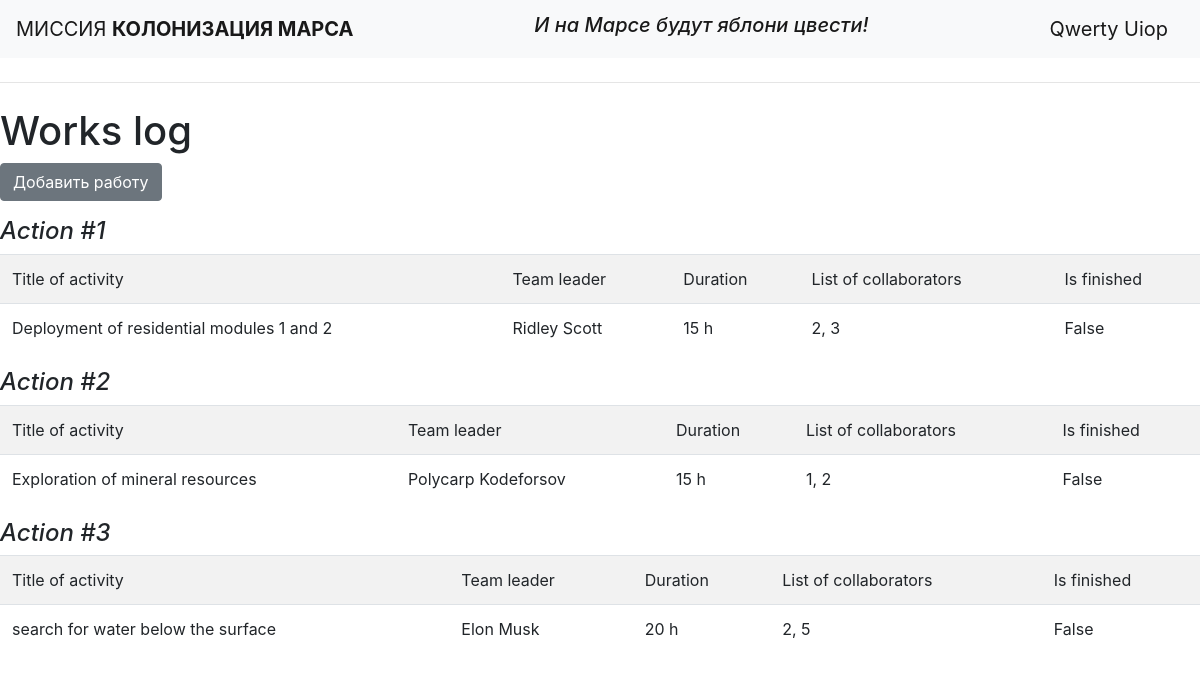
/ (signed in), run on the app's committed database.
### data/users.py (models this page shows, shortened)
class User(SqlAlchemyBase, UserMixin):
    __tablename__ = 'users'
    id = sqlalchemy.Column(sqlalchemy.Integer, primary_key=True, autoincrement=True)
    surname = sqlalchemy.Column(sqlalchemy.String)
    name = sqlalchemy.Column(sqlalchemy.String)
    age = sqlalchemy.Column(sqlalchemy.Integer)
    position = sqlalchemy.Column(sqlalchemy.String)
    speciality = sqlalchemy.Column(sqlalchemy.String)
    address = sqlalchemy.Column(sqlalchemy.String)
    email = sqlalchemy.Column(sqlalchemy.String, unique=True)
    hashed_password = sqlalchemy.Column(sqlalchemy.String)
    modified_date = sqlalchemy.Column(sqlalchemy.DateTime, default=datetime.datetime.now)

### data/jobs.py (models this page shows)
class Jobs(SqlAlchemyBase):
    __tablename__ = 'jobs'
    id = sqlalchemy.Column(sqlalchemy.Integer, primary_key=True, autoincrement=True)
    team_leader = sqlalchemy.Column(sqlalchemy.Integer)
    job = sqlalchemy.Column(sqlalchemy.String)
    work_size = sqlalchemy.Column(sqlalchemy.Integer)
    collaborators = sqlalchemy.Column(sqlalchemy.String)
    start_date = sqlalchemy.Column(sqlalchemy.DateTime, default=datetime.datetime.now)
    end_date = sqlalchemy.Column(sqlalchemy.DateTime)
    is_finished = sqlalchemy.Column(sqlalchemy.Boolean)

### main.py (the view)
@app.route("/")
def index():
    db_sess = db_session.create_session()
    return render_template("index.html", jobs=db_sess.query(Jobs), users=db_sess.query(User))

### data/db_session.py (called while the page is built)
def create_session() -> Session:
    global __factory
    return __factory()

### main.py (called while the page is built)
@login_manager.user_loader
def load_user(user_id):
    db_sess = db_session.create_session()
    return db_sess.query(User).get(user_id)

### templates/index.html
{% extends "base.html" %}
{% block content %}
<h1>Works log</h1>
{% if current_user.is_authenticated %}
<p><a href="addjob" class="btn btn-secondary">Добавить работу</a></p>
{% endif %}
{% for job in jobs%}
<h4><i>Action #{{job.id}}</i></h4>
<table class="table table-striped">
    <tr>
        <td>Title of activity</td>
        <td>Team leader</td>
        <td>Duration</td>
        <td>List of collaborators</td>
        <td>Is finished</td>
    </tr>
    <tr>
        <td>{{job.job}}</td>
        <td>{{users[job.team_leader - 1].name}} {{users[job.team_leader - 1].surname}}</td>
        <td>{{job.work_size}} h</td>
        <td>{{job.collaborators}}</td>
        <td>{{job.is_finished}}</td>
    </tr>
</table>
{% endfor %}
{% endblock %}

### templates/base.html (shortened to what this page needs)
<!DOCTYPE html>
<html lang="en">
<head>
    <link rel="stylesheet"
          href="https://stackpath.bootstrapcdn.com/bootstrap/4.4.1/css/bootstrap.min.css"
>
</head>
<body>
<header>
    <nav class="navbar navbar-light bg-light">
        <a class="navbar-brand" href="#">МИССИЯ <b>КОЛОНИЗАЦИЯ МАРСА</b></a>
        <h4><i><a class="navbar-brand" href="#">И на Марсе будут яблони цвести!</a></i></h4>
        {% if current_user.is_authenticated %}
        <a class="navbar-brand" href="/logout">{{ current_user.surname }} {{ current_user.name }}</a>
        {% else %}
        <p>
            <a class="btn btn-primary " href="/register">Зарегистрироваться</a>
            <a class="btn btn-success" href="/login">Войти</a>
        </p>
        {% endif %}
    </nav>
</header>
</body>
<hr class="my-4">
{% block content %}{% endblock %}
</html>

### data on the page
User: surname "Qwerty", name "Uiop"
Jobs: id "1", job "Deployment of residential modules 1 and 2", team_leader.name "Ridley", team_leader.surname "Scott", work_size "15", collaborators "2, 3", is_finished "False"
Jobs: id "2", job "Exploration of mineral resources", team_leader.name "Polycarp", team_leader.surname "Kodeforsov", work_size "15", collaborators "1, 2", is_finished "False"
Jobs: id "3", job "search for water below the surface", team_leader.name "Elon", team_leader.surname "Musk", work_size "20", collaborators "2, 5", is_finished "False"
